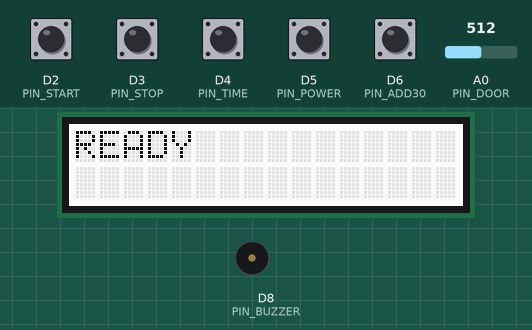
Recording of a sketch running on a simulated Arduino Uno R4 WiFi. On the bench: 16×2 character LCD, buzzer (waves = sounding). Inputs (shaded band) come from the test bench; at power-on: D2 (PIN_START), D3 (PIN_STOP), D4 (PIN_TIME), D5 (PIN_POWER), D6 (PIN_ADD30) HIGH, A0 (PIN_DOOR) = 512. What the sketch prints to the serial monitor is not drawn.

Above: at 1.2 s.
1.3 s: D2 (PIN_START) pulled LOW for 0.15 s
At 2.4 s:
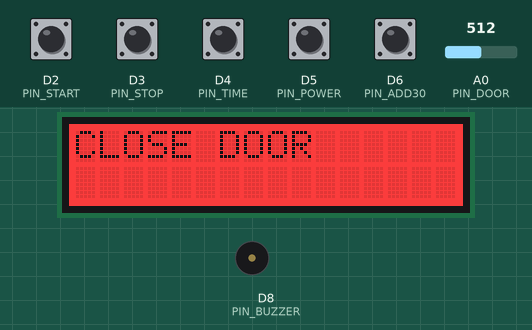
4.4 s: D4 (PIN_TIME) pulled LOW for 0.15 s
At 4.9 s:
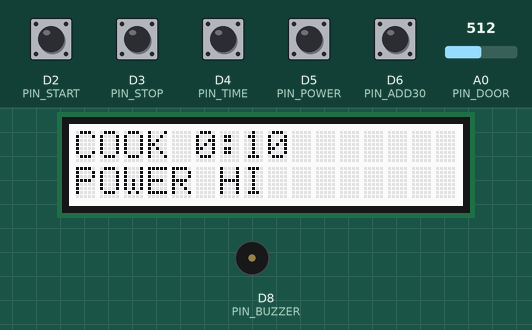
6.0 s: D5 (PIN_POWER) pulled LOW for 0.15 s
At 7.3 s:
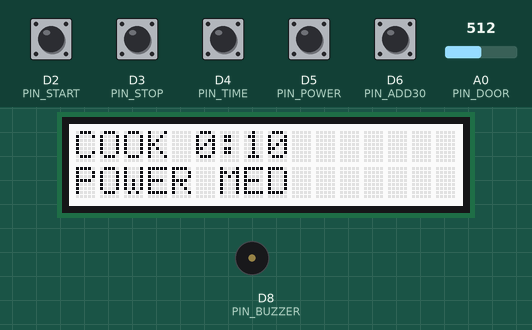
7.6 s: D5 (PIN_POWER) pulled LOW for 1 s
At 8.5 s:
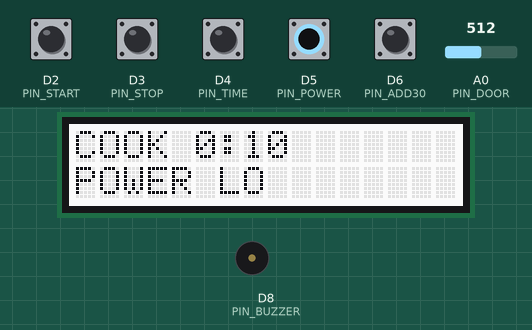
10.1 s: D3 (PIN_STOP) pulled LOW for 0.15 s
At 11.2 s:
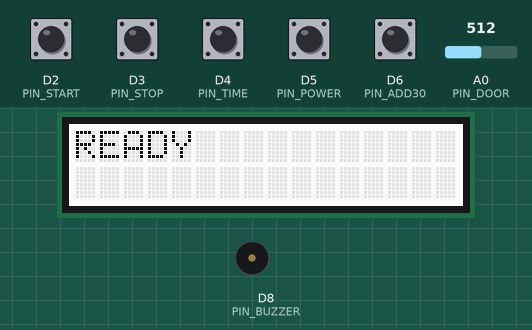
Timing chart, 0 to 13.1 s (numbered marks = the images above; inputs shaded):
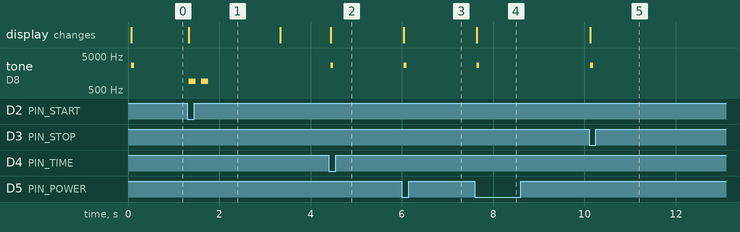

Measured:
- after the input at 1.3 s, tone on D8 (PIN_BUZZER): alternates 900 Hz for 0.15 s and silent for 0.12 s, 4 changes in all, then stays silent, starting at once; the display: changes at once (image 1)
- after the input at 4.4 s, tone on D8 (PIN_BUZZER): silent → 2700 Hz at once, → silent 0.06 s later; the display: changes at once (image 2)
- after the input at 6.0 s, tone on D8 (PIN_BUZZER): silent → 2700 Hz at once, → silent 0.06 s later; the display: changes at once (image 3)
- after the input at 7.6 s, tone on D8 (PIN_BUZZER): silent → 2700 Hz at once, → silent 0.06 s later; the display: changes at once (image 4)
- after the input at 10.1 s, tone on D8 (PIN_BUZZER): silent → 2700 Hz at once, → silent 0.06 s later; the display: changes at once (image 5)

The sketch:

MW1_firmware.ino
```cpp
// MW-1 Mock Microwave firmware, v1.1
// Arduino Uno or UNO R4 WiFi + Grove Base Shield v2 (VCC switch on 5V).
// Library: Grove - LCD RGB Backlight (Seeed, rgb_lcd.h).
// Serial: 115200 baud, one JSON object per line. Commands: ping, status, cal, reset.
// WiFi (UNO R4 WiFi with arduino_secrets.h): also POSTs a snapshot of every channel to rav-server (rav_wifi.h).

#include <Arduino.h>
#include <Wire.h>
#include "rgb_lcd.h"
#include "rav_wifi.h"

// ---------------- pins
const uint8_t PIN_START = 2;     // INPUT_PULLUP, LOW = pressed
const uint8_t PIN_STOP = 3;
const uint8_t PIN_TIME = 4;
const uint8_t PIN_POWER = 5;
const uint8_t PIN_ADD30 = 6;
const uint8_t PIN_BUZZER = 8;    // Grove Buzzer on shield port D8, HIGH = sound
const uint8_t PIN_DOOR = A0;     // Grove light sensor, shaded = door shut

// ---------------- tuning
const uint16_t DEBOUNCE_MS = 20;
const uint8_t SHADE_PCT = 55;    // shaded when below 55 % of the calibrated (door open) level
const uint8_t CLEAR_PCT = 70;    // clear again when above 70 %
const uint8_t CAL_SAMPLES = 16;
const uint8_t READ_SAMPLES = 8;
const uint16_t SENSOR_PERIOD_MS = 50;
const uint16_t TIME_MAX = 1800;
const uint16_t MSG_MS = 2000;
const uint16_t DONE_MS = 10000;
const bool BUZZER_TONE = true;   // true: tone() with pitches; false: plain on/off (if your buzzer only clicks with tone())
const uint16_t BEEP_HZ = 2700, LOW_HZ = 900;
const uint16_t BEEP_MS = 60, DONE_BEEP_MS = 200, LOW_BEEP_MS = 150, GAP_MS = 120;

rgb_lcd lcd;

enum State : uint8_t { S_READY, S_SET, S_COOK, S_PAUSED, S_DOOR, S_DONE };
const char *const STATE_NAME[] = {"ready", "set", "cooking", "paused", "door_open", "done"};
State st = S_READY;
uint16_t cookTime = 0;            // seconds left (or set)
uint8_t power = 0;                // 0 HI, 1 MED, 2 LO
const char *const PWR[] = {"HI", "MED", "LO"};
uint32_t stateSince = 0, lastTick = 0;
const char *msg = nullptr; bool msgRed = false; uint32_t msgSince = 0;
const char *lastCook = "";       // the last cook event's value, for the WiFi snapshot

struct Btn { uint8_t pin; const char *ev; bool stable; bool raw; uint32_t changed; };
Btn btns[] = {{PIN_START, "btn_start", 0, 0, 0}, {PIN_STOP, "btn_stop", 0, 0, 0}, {PIN_TIME, "btn_time", 0, 0, 0},
              {PIN_POWER, "btn_power", 0, 0, 0}, {PIN_ADD30, "btn_30s", 0, 0, 0}};
enum { B_START, B_STOP, B_TIME, B_POWER, B_ADD30 };

uint16_t doorCal = 0, doorRaw = 0; bool doorShut = false;
uint32_t lastSensor = 0, lastHb = 0;
char line1[17] = "", line2[17] = ""; uint8_t bl[3] = {0, 0, 0}; const char *blName = "off";

// ---------------- buzzer: a small queue of (hz, on ms, off ms), played without blocking
struct Note { uint16_t hz, on, off; };
Note q[6]; uint8_t qn = 0, qi = 0; bool sounding = false; uint32_t noteAt = 0;
void play(const Note *n, uint8_t k) { for (uint8_t i = 0; i < k; i++) q[i] = n[i]; qn = k; qi = 0; sounding = false; noteAt = 0; }
void keyBeep() { Note n[] = {{BEEP_HZ, BEEP_MS, 0}}; play(n, 1); }
void doneBeeps() { Note n[] = {{BEEP_HZ, DONE_BEEP_MS, GAP_MS}, {BEEP_HZ, DONE_BEEP_MS, GAP_MS}, {BEEP_HZ, DONE_BEEP_MS, 0}}; play(n, 3); }
void refuseBeeps() { Note n[] = {{LOW_HZ, LOW_BEEP_MS, GAP_MS}, {LOW_HZ, LOW_BEEP_MS, 0}}; play(n, 2); }
void buzzOn(uint16_t hz) { if (BUZZER_TONE) tone(PIN_BUZZER, hz); else digitalWrite(PIN_BUZZER, HIGH); }
void buzzOff() { if (BUZZER_TONE) noTone(PIN_BUZZER); digitalWrite(PIN_BUZZER, LOW); }
void buzzer() {
  if (qi >= qn) return;
  uint32_t now = millis();
  if (!sounding && now >= noteAt) { buzzOn(q[qi].hz); sounding = true; noteAt = now + q[qi].on; }
  else if (sounding && now >= noteAt) { buzzOff(); sounding = false; noteAt = now + q[qi].off; qi++; }
}

// ---------------- serial helpers
#if defined(__AVR__)
int freeRam() { extern int __heap_start, *__brkval; int v; return (int)&v - (__brkval == 0 ? (int)&__heap_start : (int)__brkval); }
#else
int freeRam() { return -1; }     // the R4 has 32 KB: nothing to watch
#endif
void evStart(const char *ev) { Serial.print(F("{\"t\":")); Serial.print(millis()); Serial.print(F(",\"ev\":\"")); Serial.print(ev); Serial.print('"'); }
void evInt(const char *ev, long v) { evStart(ev); Serial.print(F(",\"v\":")); Serial.print(v); Serial.println('}'); }
void evStr(const char *ev, const char *v) { evStart(ev); Serial.print(F(",\"v\":\"")); Serial.print(v); Serial.println(F("\"}")); }
void evCook(const char *v) { lastCook = v; evStr("cook", v); }

// ---------------- door sensor
uint16_t avgRead(uint8_t pin, uint8_t n) { uint32_t s = 0; for (uint8_t i = 0; i < n; i++) s += analogRead(pin); return s / n; }
void calibrate() {   // assumes the door is OPEN
  doorCal = avgRead(PIN_DOOR, CAL_SAMPLES); doorShut = false;
  evStart("cal"); Serial.print(F(",\"door\":")); Serial.print(doorCal);
  Serial.println(F(",\"note\":\"calibrate with the door OPEN\"}"));
}
bool updateDoor() {
  doorRaw = avgRead(PIN_DOOR, READ_SAMPLES);
  bool s = doorShut;
  if (!doorShut && (uint32_t)doorRaw * 100 < (uint32_t)doorCal * SHADE_PCT) s = true;
  else if (doorShut && (uint32_t)doorRaw * 100 > (uint32_t)doorCal * CLEAR_PCT) s = false;
  if (s == doorShut) return false;
  doorShut = s;
  evStart("door"); Serial.print(F(",\"v\":")); Serial.print(s ? 1 : 0); Serial.print(F(",\"raw\":")); Serial.print(doorRaw); Serial.println('}');
  return true;
}

// ---------------- UI
void backlight(uint8_t r, uint8_t g, uint8_t b, const char *name) {
  if (bl[0] == r && bl[1] == g && bl[2] == b) return;
  bl[0] = r; bl[1] = g; bl[2] = b; blName = name; lcd.setRGB(r, g, b);
}
void show(const char *a, const char *b) {
  if (!strcmp(a, line1) && !strcmp(b, line2)) return;
  strncpy(line1, a, 16); line1[16] = 0; strncpy(line2, b, 16); line2[16] = 0;
  lcd.clear(); lcd.setCursor(0, 0); lcd.print(line1); lcd.setCursor(0, 1); lcd.print(line2);
}
void fmtTime(char *o, uint16_t s) { sprintf(o, "%u:%02u", s / 60, s % 60); }
void refreshUi() {
  char a[17], b[17], t[8]; fmtTime(t, cookTime);
  if (msg && millis() - msgSince < MSG_MS) { show(msg, ""); if (msgRed) backlight(255, 0, 0, "red"); else backlight(255, 255, 255, "white"); return; }
  msg = nullptr;
  sprintf(b, "POWER %s", PWR[power]);
  switch (st) {
    case S_READY: show("READY", ""); backlight(255, 255, 255, "white"); break;
    case S_SET: sprintf(a, "COOK %s", t); show(a, b); backlight(255, 255, 255, "white"); break;
    case S_COOK: show(t, b); backlight(255, 140, 0, "amber"); break;
    case S_PAUSED: sprintf(a, "PAUSED  %s", t); show(a, b); backlight(255, 140, 0, "amber"); break;
    case S_DOOR: show("DOOR OPEN", t); backlight(255, 0, 0, "red"); break;
    case S_DONE: show("DONE", ""); backlight(0, 255, 0, "green"); break;
  }
}
void message(const char *m, bool red) { msg = m; msgRed = red; msgSince = millis(); refreshUi(); }

// ---------------- state machine
void go(State s) { st = s; stateSince = millis(); refreshUi(); }
void setTime(uint16_t s) { cookTime = s > TIME_MAX ? TIME_MAX : s; evInt("time", cookTime); }
void startCook(const char *how) { lastTick = millis(); evCook(how); go(S_COOK); }

void onPress(uint8_t i) {
  keyBeep();
  bool cooking = st == S_COOK;
  switch (i) {
    case B_TIME:
      if (cooking) return;
      if (st == S_READY || st == S_DONE) cookTime = 0;
      setTime(cookTime < 60 ? cookTime + 10 : cookTime + 60);   // +10 s up to 1:00, then +1 min
      if (st == S_PAUSED || st == S_DOOR) refreshUi(); else go(S_SET);
      break;
    case B_POWER:
      if (cooking) return;
      power = (power + 1) % 3; evStr("power_level", PWR[power]);
      if (st == S_READY || st == S_DONE) { if (cookTime) go(S_SET); else refreshUi(); } else refreshUi();
      break;
    case B_ADD30:
      if (cooking || st == S_SET || st == S_PAUSED || st == S_DOOR) { setTime(cookTime + 30); refreshUi(); return; }
      if (!doorShut) { evCook("refused:DOOR"); refuseBeeps(); message("CLOSE DOOR", true); return; }
      power = 0; evStr("power_level", PWR[power]); setTime(30); startCook("start");
      break;
    case B_START:
      if (cooking) return;
      if (!doorShut) { evCook("refused:DOOR"); refuseBeeps(); message("CLOSE DOOR", true); return; }
      if (cookTime == 0 || st == S_READY || st == S_DONE) { evCook("refused:TIME"); refuseBeeps(); message("SET TIME", false); return; }
      startCook(st == S_SET ? "start" : "resume");
      break;
    case B_STOP:
      if (cooking) { evCook("pause"); go(S_PAUSED); }
      else if (st == S_PAUSED || st == S_SET || st == S_DOOR) { cookTime = 0; evInt("time", 0); evCook("clear"); go(S_READY); }
      else refreshUi();
      break;
  }
}

void readButtons() {
  for (uint8_t i = 0; i < 5; i++) {
    Btn &b = btns[i];
    bool r = digitalRead(b.pin) == LOW;
    if (r != b.raw) { b.raw = r; b.changed = millis(); }
    if (r != b.stable && millis() - b.changed >= DEBOUNCE_MS) {
      b.stable = r; evInt(b.ev, r ? 1 : 0);
      if (r) onPress(i);
    }
  }
}

void resetAll() { cookTime = 0; power = 0; msg = nullptr; go(S_READY); }

void heartbeat() {
  evStart("hb");
  Serial.print(F(",\"state\":\"")); Serial.print(STATE_NAME[st]); Serial.print('"');
  for (uint8_t i = 0; i < 5; i++) { Serial.print(F(",\"")); Serial.print(btns[i].ev); Serial.print(F("\":")); Serial.print(btns[i].stable); }
  Serial.print(F(",\"door\":")); Serial.print(doorShut); Serial.print(F(",\"door_raw\":")); Serial.print(doorRaw); Serial.print(F(",\"door_cal\":")); Serial.print(doorCal);
  Serial.print(F(",\"time\":")); Serial.print(cookTime); Serial.print(F(",\"power_level\":\"")); Serial.print(PWR[power]);
  Serial.print(F("\",\"buzzer\":")); Serial.print(sounding ? 1 : 0);
  Serial.print(F(",\"lcd\":[\"")); Serial.print(line1); Serial.print(F("\",\"")); Serial.print(line2);
  Serial.print(F("\"],\"backlight\":\"")); Serial.print(blName); Serial.println(F("\"}"));
}

void handleSerial() {
  static char buf[12]; static uint8_t n = 0;
  while (Serial.available()) {
    char c = Serial.read();
    if (c == '\r') continue;
    if (c != '\n') { if (n < sizeof(buf) - 1) buf[n++] = tolower(c); continue; }
    buf[n] = 0; n = 0;
    if (!strcmp(buf, "ping")) Serial.println(F("{\"ev\":\"pong\"}"));
    else if (!strcmp(buf, "status")) heartbeat();
    else if (!strcmp(buf, "cal")) calibrate();
    else if (!strcmp(buf, "reset")) { resetAll(); evCook("reset"); }
    else if (buf[0]) Serial.println(F("{\"ev\":\"error\",\"msg\":\"unknown command\"}"));
  }
}

#ifdef RAV_WIFI
// Every channel the sim's device has (device.yaml's firmware.channels, minus the buzzer's stand-ins), plus state and
// the display's two lines as LCD, joined as the sim shows them.
void snapshot(char *o, size_t n) {
  char shown[36];
  if (line2[0]) snprintf(shown, sizeof(shown), "%s  %s", line1, line2); else snprintf(shown, sizeof(shown), "%s", line1);
  snprintf(o, n, "{\"btn_start\":%u,\"btn_stop\":%u,\"btn_time\":%u,\"btn_power\":%u,\"btn_30s\":%u,\"door\":%u,"
           "\"time\":%u,\"power_level\":\"%s\",\"cook\":\"%s\",\"state\":\"%s\",\"backlight\":\"%s\",\"LCD\":\"%s\"}",
           btns[B_START].stable, btns[B_STOP].stable, btns[B_TIME].stable, btns[B_POWER].stable, btns[B_ADD30].stable,
           doorShut, cookTime, PWR[power], lastCook, STATE_NAME[st], blName, shown);
}
#endif

void setup() {
  Serial.begin(115200);
  for (uint8_t i = 0; i < 5; i++) pinMode(btns[i].pin, INPUT_PULLUP);
  pinMode(PIN_BUZZER, OUTPUT); digitalWrite(PIN_BUZZER, LOW);
  lcd.begin(16, 2);
  Serial.print(F("{\"t\":")); Serial.print(millis()); Serial.print(F(",\"ev\":\"hello\",\"dev\":\"MW-1\",\"fw\":\"1.0\",\"ram\":")); Serial.print(freeRam()); Serial.println('}');
  calibrate();
  for (uint8_t i = 0; i < 5; i++) btns[i].raw = btns[i].stable = digitalRead(btns[i].pin) == LOW;
  resetAll();
  keyBeep();
#ifdef RAV_WIFI
  rav::begin();                  // blocks a few seconds while it joins; the display already shows READY
#endif
}

void loop() {
  handleSerial();
  readButtons();
  buzzer();
  uint32_t now = millis();
  if (now - lastSensor >= SENSOR_PERIOD_MS) {
    lastSensor = now;
    if (updateDoor() && !doorShut && st == S_COOK) { evCook("pause:DOOR"); go(S_DOOR); }
  }
  if (st == S_COOK && now - lastTick >= 1000) {
    lastTick += 1000;
    if (cookTime) cookTime--;
    evInt("time", cookTime);
    if (cookTime == 0) { evCook("done"); doneBeeps(); go(S_DONE); } else refreshUi();
  }
  if (st == S_DONE && now - stateSince >= DONE_MS) go(S_READY);
  if (msg && now - msgSince >= MSG_MS) refreshUi();
  if (now - lastHb >= 1000) { lastHb = now; heartbeat(); }
#ifdef RAV_WIFI
  static uint32_t lastSnap = 0;
  if (now - lastSnap >= 10) { lastSnap = now; char b[RAV_SNAPSHOT_MAX]; snapshot(b, sizeof(b)); rav::update(b); }
#endif
}
```

rav_wifi.h
```cpp
// rav_wifi.h: POSTs the appliance's snapshot to rav-server over WiFi, as the REST readout System 1 reads.
// The same file sits in every sketch folder (MC6_firmware, MW1_firmware, wifi_uno_r4): change one, copy it to the others.
//
// On an Arduino UNO R4 WiFi with an arduino_secrets.h next to the sketch (copy arduino_secrets.h.example), the sketch
// calls rav::begin() once and rav::update(snapshot) every loop. update POSTs the snapshot, one flat JSON object such as
// {"btn_start":0,"door":1,"LCD":"READY"}, to http://RAV_HOST:RAV_PORT/readout/DEVICE_NAME whenever it changes and at
// least every RAV_SEND_EVERY_MS, over one kept-open connection. On any other board, or without the secrets file,
// RAV_WIFI stays undefined and the sketch is USB serial only, as before.
//
// rav-server: --host 0.0.0.0 --readout http --readout-device DEVICE_NAME, with RAV_DEVICE_KEY = DEVICE_KEY
// (system-1/subjects/appliance/firmware/README.md, "Over WiFi").
#pragma once

#if defined(ARDUINO_UNOR4_WIFI) && __has_include("arduino_secrets.h")
#define RAV_WIFI 1
#include <WiFiS3.h>
#include "arduino_secrets.h"

#ifndef RAV_SNAPSHOT_MAX
#define RAV_SNAPSHOT_MAX 320
#endif
#ifndef RAV_SEND_EVERY_MS
#define RAV_SEND_EVERY_MS 500    // rav-server stops the next test step after 2 s without a snapshot
#endif
#ifndef RAV_LOG                  // how a WiFi status line goes out on Serial: an event, as these sketches send
#define RAV_LOG(what, v)                                                                                         \
  do {                                                                                                           \
    Serial.print(F("{\"t\":")); Serial.print(millis()); Serial.print(F(",\"ev\":\"wifi\",\"v\":\""));             \
    Serial.print(what); Serial.print(v); Serial.println(F("\"}"));                                               \
  } while (0)
#endif

namespace rav {
const uint16_t TIMEOUT_MS = 300;   // a slow reply mustn't hold up the buttons for long
const uint32_t REJOIN_MS = 10000;  // WiFi.begin blocks for a few seconds: don't retry it every loop

WiFiClient client;
char last[RAV_SNAPSHOT_MAX] = "";
uint32_t sentAt = 0, joinAt = 0;
int lastStatus = -1;

inline void join() {
  joinAt = millis();
  RAV_LOG("joining ", SECRET_SSID);
  WiFi.begin(SECRET_SSID, SECRET_PASS);
  if (WiFi.status() == WL_CONNECTED) RAV_LOG("joined ", WiFi.localIP());
}

inline void begin() { join(); }

// One request on the open connection (opened if needed). Returns the HTTP status, or 0 if the laptop didn't answer.
inline int postOnce(const char *body, size_t len) {
  if (!client.connected()) {
    client.stop();
    if (!client.connect(RAV_HOST, RAV_PORT)) return 0;
    client.setTimeout(TIMEOUT_MS);
  }
  client.print(F("POST /readout/" DEVICE_NAME " HTTP/1.1\r\nHost: " RAV_HOST "\r\nAuthorization: Bearer " DEVICE_KEY
                 "\r\nContent-Type: application/json\r\nConnection: keep-alive\r\nContent-Length: "));
  client.print(len);
  client.print(F("\r\n\r\n"));
  client.write((const uint8_t *)body, len);
  String line = client.readStringUntil('\n');  // "HTTP/1.1 204 No Content"
  if (line.length() < 12) { client.stop(); return 0; }
  int status = line.substring(9, 12).toInt();
  long length = 0;
  while (true) {  // the headers, then the body, so the next reply starts clean
    line = client.readStringUntil('\n');
    if (line.length() == 0) { client.stop(); return status; }  // timed out mid-reply: start fresh next time
    if (line == "\r") break;
    line.toLowerCase();
    if (line.startsWith("content-length:")) length = line.substring(15).toInt();
  }
  while (length-- > 0 && client.read() >= 0) {}
  return status;
}

// Call every loop with the current snapshot (a NUL-terminated flat JSON object).
inline void update(const char *body) {
  bool changed = strcmp(body, last) != 0;
  if (!changed && millis() - sentAt < RAV_SEND_EVERY_MS) return;
  if (WiFi.status() != WL_CONNECTED) {
    if (millis() - joinAt >= REJOIN_MS) join();
    return;
  }
  strncpy(last, body, sizeof(last) - 1);
  sentAt = millis();
  size_t len = strlen(body);
  int status = postOnce(body, len);
  if (status == 0) status = postOnce(body, len);  // the server closed the kept-open connection: once more, fresh
  if (status != lastStatus) {  // say it once, not every half second
    lastStatus = status;
    // 204 ok. 401 DEVICE_KEY isn't RAV_DEVICE_KEY. 404 rav-server has another --readout-device. 0 wrong RAV_HOST,
    // server not on --host 0.0.0.0, or the laptop's firewall
    RAV_LOG("post ", status);
  }
}
}  // namespace rav

#elif defined(ARDUINO_UNOR4_WIFI)
#warning "no arduino_secrets.h next to the sketch: WiFi readout off, USB serial only (copy arduino_secrets.h.example)"
#endif
```
